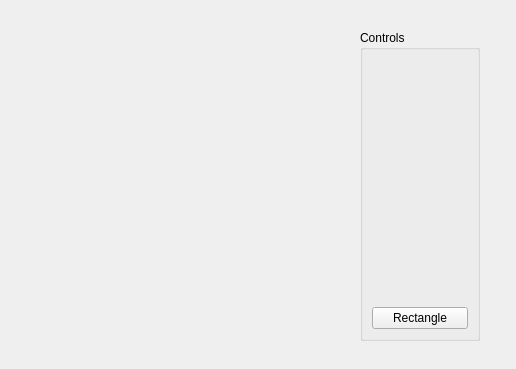
<?xml version="1.0" encoding="UTF-8"?>
<ui version="4.0">
 <class>MainWindow</class>
 <widget class="QMainWindow" name="MainWindow">
  <property name="geometry">
   <rect>
    <x>0</x>
    <y>0</y>
    <width>516</width>
    <height>369</height>
   </rect>
  </property>
  <property name="windowTitle">
   <string>Cantor Fractals</string>
  </property>
  <widget class="QWidget" name="centralwidget">
   <property name="enabled">
    <bool>true</bool>
   </property>
   <widget class="QGroupBox" name="grpSettings">
    <property name="geometry">
     <rect>
      <x>360</x>
      <y>30</y>
      <width>120</width>
      <height>311</height>
     </rect>
    </property>
    <property name="minimumSize">
     <size>
      <width>120</width>
      <height>0</height>
     </size>
    </property>
    <property name="title">
     <string>Controls</string>
    </property>
    <layout class="QVBoxLayout" name="verticalLayout">
     <item>
      <spacer name="verticalSpacer">
       <property name="orientation">
        <enum>Qt::Vertical</enum>
       </property>
       <property name="sizeHint" stdset="0">
        <size>
         <width>20</width>
         <height>40</height>
        </size>
       </property>
      </spacer>
     </item>
     <item>
      <widget class="QPushButton" name="addRectButton">
       <property name="text">
        <string>Rectangle</string>
       </property>
      </widget>
     </item>
    </layout>
   </widget>
  </widget>
 </widget>
 <resources/>
 <connections/>
 <slots>
  <slot>setLevelsSlot(int)</slot>
  <slot>slot1(int)</slot>
  <slot>buttonClickedSlot()</slot>
 </slots>
</ui>
